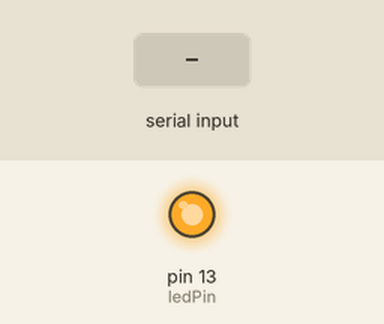
Recording of a sketch running on a simulated Arduino Mega 2560, built with avr-gcc and run on an emulated ATmega2560. Shown: output pins drawn as LEDs (lit = HIGH). The test bench sets the inputs (shaded band).

Above: at 1.2 s.
1.3 s: "1" received over Serial
At 1.6 s:
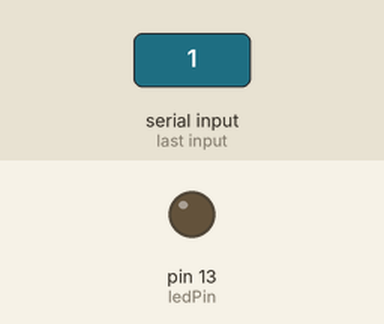
2.8 s: "0" received over Serial
At 4.0 s:
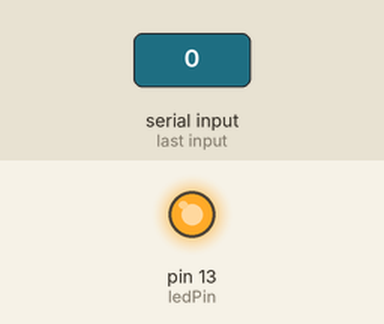
4.3 s: "1" received over the second serial link
At 5.1 s:
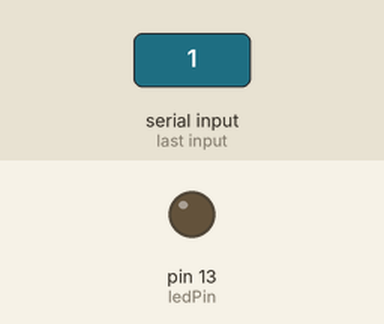
Timing chart, 0 to 7.3 s (numbered marks = the images above; inputs shaded):
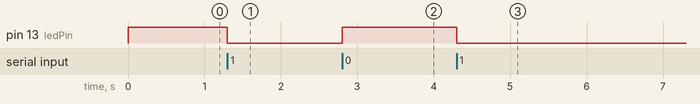

Measured:
- after the input at 1.3 s, pin 13 (ledPin): HIGH → LOW at once
- after the input at 2.8 s, pin 13 (ledPin): LOW → HIGH at once
- after the input at 4.3 s, pin 13 (ledPin): HIGH → LOW at once

The sketch:

share_serial_port.ino
```cpp
#include <SoftwareSerial.h>
// software serial #1: RX = digital pin 10, TX = digital pin 11
SoftwareSerial portOne(10, 11);

int ledPin = 13;
//int state=0;
char inByte = ' ';
char inByte1=' ';


// software serial #2: RX = digital pin 8, TX = digital pin 9
// on the Mega, use other pins instead, since 8 and 9 don't work on the Mega
//SoftwareSerial portTwo(8, 9);

void setup() {
  pinMode(ledPin, OUTPUT); // pin will be used to for output
  digitalWrite(ledPin,HIGH);
  // Open serial communications and wait for port to open:
  Serial.begin(9600);

  while (!Serial) {
    ; // wait for serial port to connect. Needed for native USB port only
  }


  // Start each software serial port
  portOne.begin(9600);
  //portTwo.begin(9600);
}

void loop() {
  // By default, the last intialized port is listening.
  // when you want to listen on a port, explicitly select it:
  if (Serial.available() > 0)
  {
   // state = Serial.read(); // used to read incoming data
    inByte=Serial.read();

    switch(inByte)// see what was sent to the board
    {
      case '1': // if the the one was sent
        digitalWrite(ledPin,LOW);
      break;
      case '0': // if 0 was sent
        digitalWrite(ledPin,HIGH);
      break;
      default:
      break;
    }
  }

  // while there is data coming in, read it
  // and send to the hardware serial port:
  while (portOne.available() > 0) {
    inByte1=portOne.read();
     switch(inByte1)// see what was sent to the board
    {
      case '1': // if the the one was sent
        digitalWrite(ledPin,LOW);
      break;
      case '0': // if 0 was sent
        digitalWrite(ledPin,HIGH);
      break;
      default:
      break;
    }

  }


}
```
